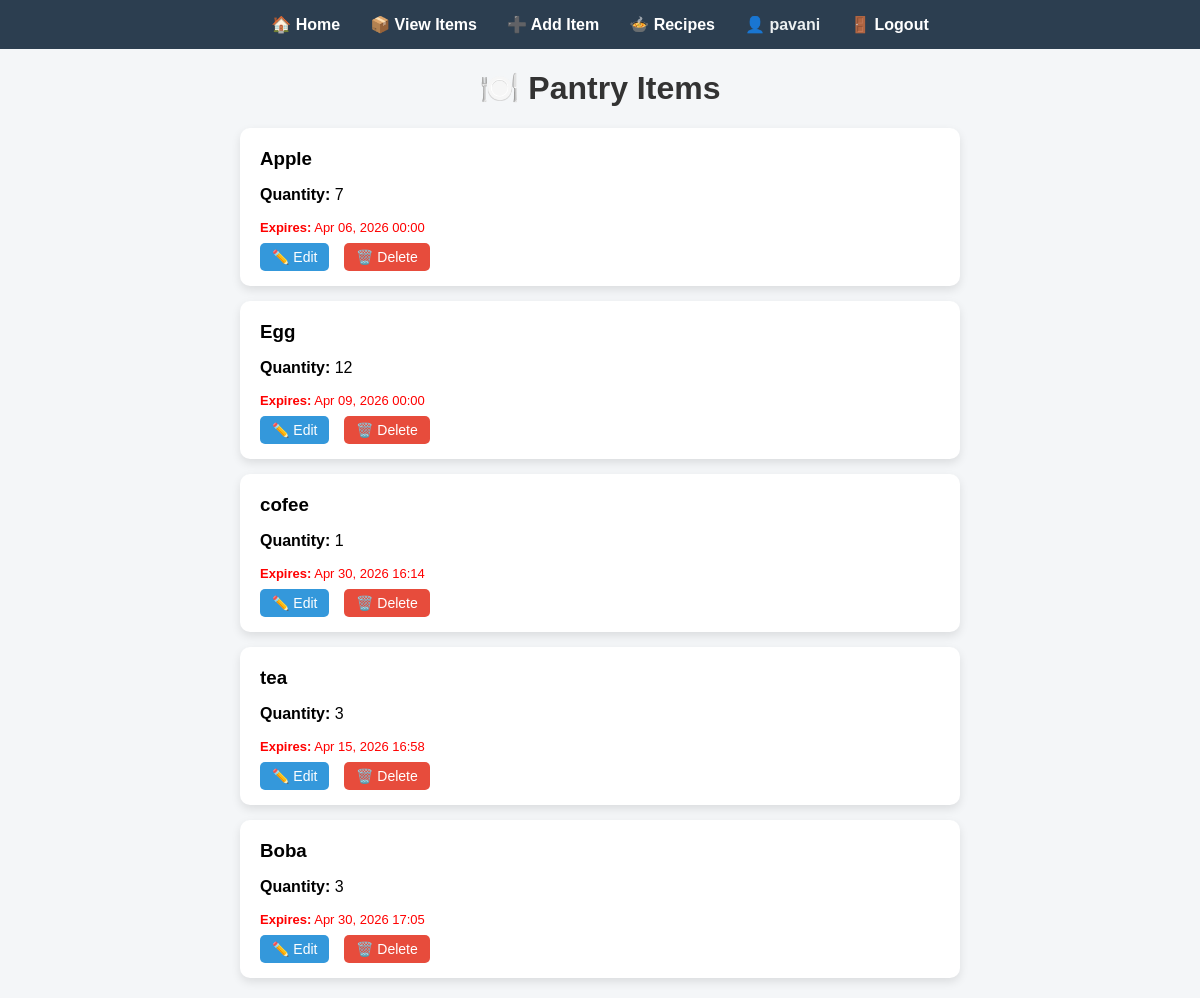
The page /view/ (signed in) on the database as committed earlier.
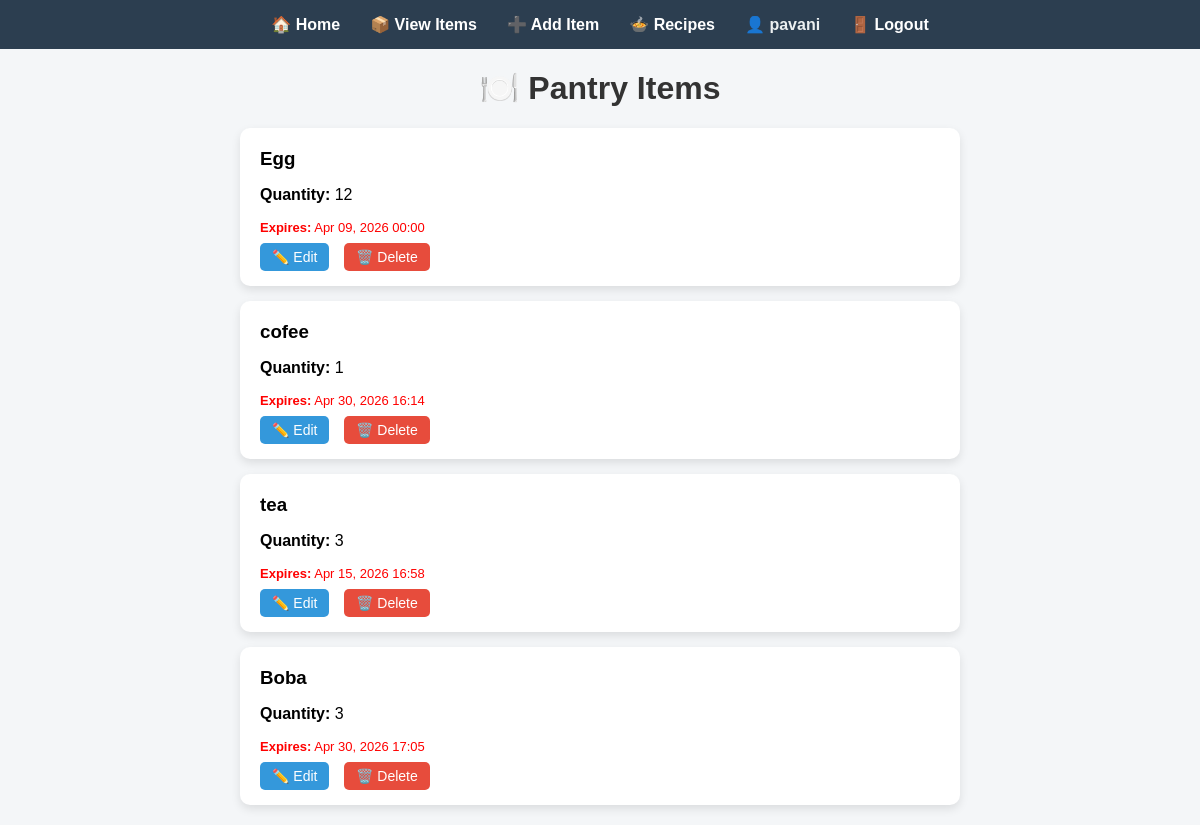
The same page on the database as committed later.
### pantry/models.py (models this page shows, shortened)
class Item(models.Model):
    user = models.ForeignKey(User, on_delete=models.CASCADE)  # ✅ NEW
    name = models.CharField(max_length=100)
    quantity = models.IntegerField()
    added_date = models.DateTimeField(auto_now_add=True)
    exp_date = models.DateTimeField(null=True, blank=True)

### pantry/views.py (the view)
# urls.py: path('view/', views.item_list, name='item_list'),
@login_required
def item_list(request):
    items = Item.objects.filter(user=request.user)
    today = timezone.now()
    soon = today + timedelta(days=2)
    expiring_items = []
    for item in items:
        if item.exp_date:
            if item.exp_date < today:
                item.status = "expired"
            elif item.exp_date <= soon:
                item.status = "expiring"
                expiring_items.append(item)   # 🔥 store for popup
            else:
                item.status = "fresh"
        else:
            item.status = "no_date"
    return render(request, 'pantry/item_list.html', {
        'products': items,
        'expiring_items': expiring_items   # 🔥 send to UI
    })

### pantry/templates/pantry/item_list.html (shortened to what this page needs)
<!DOCTYPE html>
<html>
<head>
</head>
<body>
    <div class="navbar">
    <a href="/">🏠 Home</a>
    <a href="/view/">📦 View Items</a>
    <a href="/add/">➕ Add Item</a>
    <a href="/recipes/">🍲 Recipes</a>
    {% if user.is_authenticated %}
        <span>👤 {{ user.username }}</span>
        <a href="/logout/">🚪 Logout</a>
    {% endif %}
</div>
    <h1>🍽️ Pantry Items</h1>
    <div class="container">
        {% if products %}
            {% for item in products %}
                <div class="card">
                    <h3>{{ item.name }}</h3>
                    <p><strong>Quantity:</strong> {{ item.quantity }}</p>
                    <p class="expiry">
                        <strong>Expires:</strong> {{ item.exp_date|date:"M d, Y H:i" }}
                    </p>
                    <div class="actions">
                        <a href="/edit/{{ item.id }}/" class="btn edit">✏️ Edit</a>
                        <a href="/delete/{{ item.id }}/"
                           class="btn delete"
                           onclick="return confirm('Are you sure you want to delete this item?');">
                           🗑️ Delete
                        </a>
                    </div>
                </div>
            {% endfor %}
        {% else %}
            <p class="empty">No items in pantry 🥲</p>
        {% endif %}
    </div>
</body>
</html>

Rows that differ between the two databases and show on the page:
removed Item: name "Apple", quantity "7", exp_date "Apr 06, 2026 00:00"
